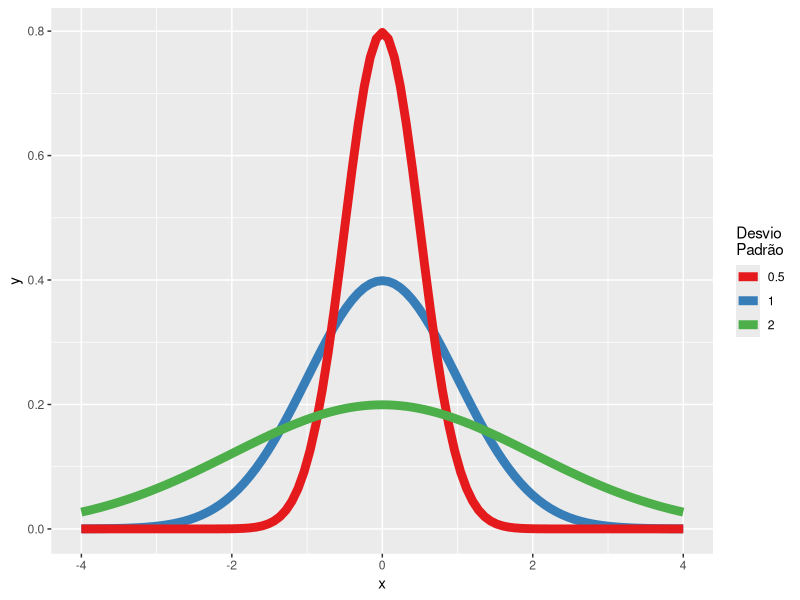
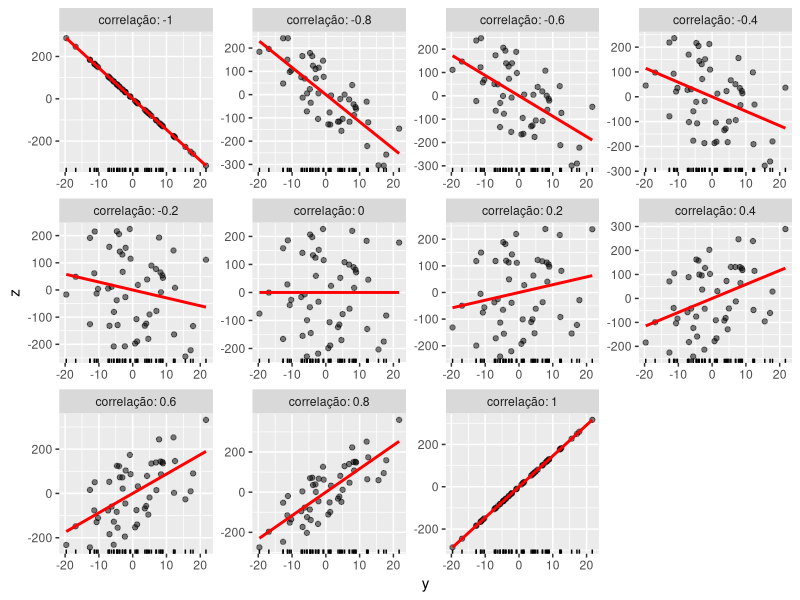
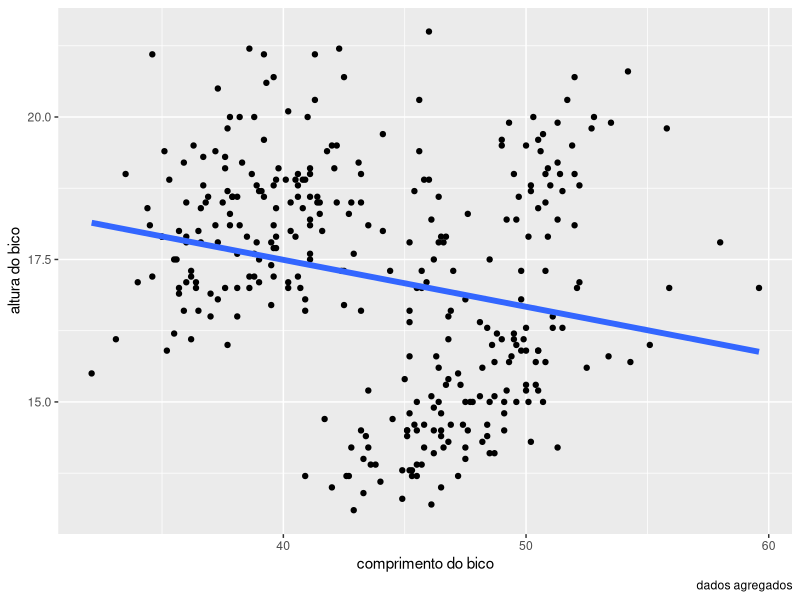
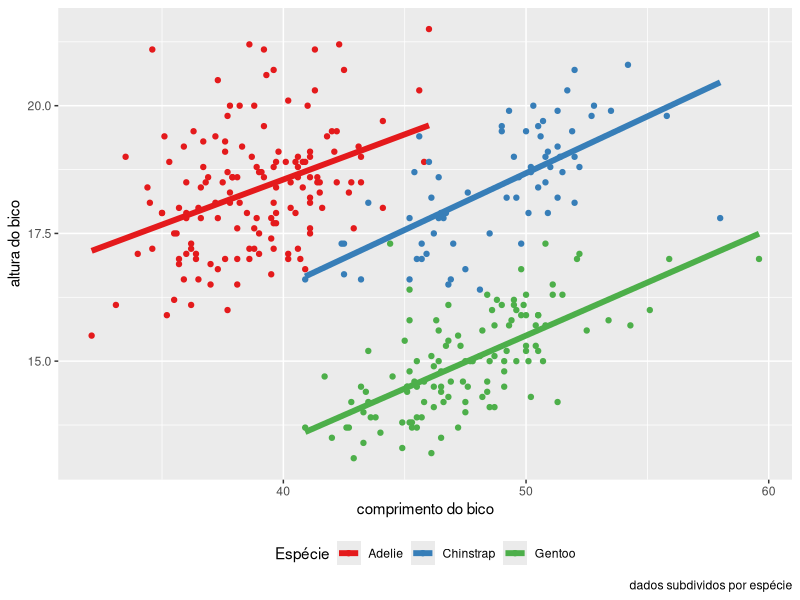

Recreate these plots in R, in order.
## ---- chunk 1
knitr::opts_chunk$set(echo = TRUE,
                      fig.width = 6,
                      fig.asp = 0.618,
                      out.width = "70%",
                      fig.align = "center",
                      fig.retina = 3)
set.seed(123)
## ---- chunk 2
library(ggplot2)
ggplot(data.frame(x = c(-4, 4)), aes(x)) + 
  mapply(function(mean, sd, col) {
    stat_function(fun = dnorm,
                  args = list(mean = mean,
                              sd = sd),
                  aes(col = col), size = 3)
  }, 
  mean = rep(0, 3), 
  sd = c(1, .5, 2), 
  col = c('1', '0.5', '2')) +
  scale_colour_brewer("Desvio\nPadrão", palette = "Set1",
                      guide = guide_legend(ncol = 1,
                                           nrow = 3,
                                           byrow = TRUE))
## ---- chunk 3
correlação <- seq(-1, 1, 0.2)

x <- 1:50
y <- rnorm(50, sd = 10)

complemento <- function(y, correlação, x) {
  y.perp <- residuals(lm(x ~ y))
  correlação * sd(y.perp) * y + y.perp * sd(y) * sqrt(1 - correlação^2)
}

X <- data.frame(z = as.vector(sapply(correlação,
                                     function(correlação) complemento(y, correlação, x))),
                correlação = ordered(rep(signif(correlação, 2),
                                         each = length(y))),
                y = rep(y, length(correlação)))
ggplot(X, aes(y, z, group = correlação)) +
  geom_rug(sides = "b") +
  geom_point(alpha = 0.5) +
  geom_smooth(method = "lm", color = "Red", se = FALSE) +
  facet_wrap( ~ correlação, scales = "free", labeller = "label_both", ncol = 4) +
  theme(legend.position = "none")
## ---- chunk 4
library(patchwork)
library(cowplot)

p1 <- ggdraw() + draw_image("images/pearson.jpg")
p2 <- ggdraw() + draw_image("images/spearman.jpg")
p3 <- ggdraw() + draw_image("images/kendall.jpg")
p1 + p2 + p3 + plot_layout(nrow = 1, widths = 1)
## ---- chunk 5
library(mnormt)

medias <- c(0,10)
covariancias <- matrix(c(1, 0.6, 0.6, 1), 2, 2)
                       
mv_normal <- as.data.frame(rmnorm(50, medias, covariancias))
mv_student <- as.data.frame(rmt(50, medias, covariancias, df = 1))
## ---- chunk 6
shapiro.test(mv_normal$V1)
shapiro.test(mv_normal$V2)
## ---- chunk 7
shapiro.test(mv_student$V1)
shapiro.test(mv_student$V2)
## ---- chunk 8
cor(mv_normal$V1, mv_normal$V2, method = "pearson")
## ---- chunk 9
cor(mv_student$V1, mv_student$V2, method = "spearman")
## ---- chunk 10
cor(mv_student$V1, mv_student$V2, method = "kendall")
## ---- chunk 11
cor.test(mv_normal$V1, mv_normal$V2, method = "pearson")
## ---- chunk 12
cor.test(mv_student$V1, mv_student$V2, method = "spearman")
## ---- chunk 13
cor.test(mv_student$V1, mv_student$V2, method = "kendall")
## ---- chunk 14
library(magrittr)
library(palmerpenguins)
library(skimr)
penguins <- penguins %>% na.omit()
skim(penguins)
## ---- chunk 15
p4 <- ggdraw() + draw_image("images/penguis-species.png")
p5 <- ggdraw() + draw_image("images/penguins-bill.png")
p4 + p5 + plot_layout(nrow = 1, widths = 1)
## ---- chunk 16
penguins %>% 
  ggplot(aes(bill_length_mm, bill_depth_mm)) +
  geom_point() +
  geom_smooth(method = "lm", se = FALSE, size = 2)  +
  labs(x = "comprimento do bico",
       y = "altura do bico",
       caption = "dados agregados")
## ---- chunk 17
library(ggforce)
penguins %>% 
  ggplot(aes(bill_length_mm, bill_depth_mm, color = species)) +
  geom_point() +
  geom_smooth(aes(group = species), method = "lm", se = FALSE, size = 2)  +
  labs(x = "comprimento do bico",
       y = "altura do bico",
       caption = "dados subdividos por espécie") +
  scale_color_brewer("Espécie", palette = "Set1") +
  theme(legend.position = "bottom")
## ---- chunk 18
sessionInfo()
